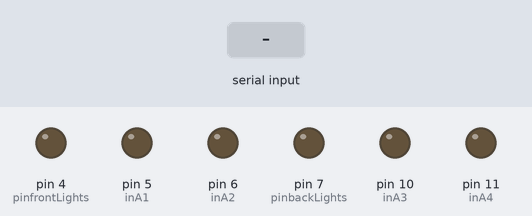
This sketch was run on a simulated Arduino Uno, built with avr-gcc and run on an emulated ATmega328P. Shown: output pins drawn as LEDs (lit = HIGH). The test bench sets the inputs (shaded band).

Above: at 1.2 s.
1.3 s: "L" received over Serial
At 1.7 s:
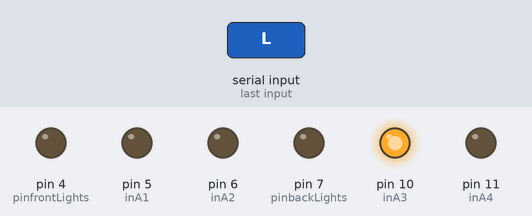
2.8 s: "R" received over Serial
At 4.0 s:
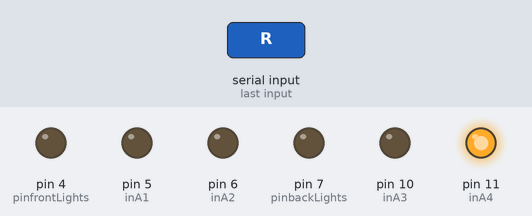
4.3 s: "U" received over Serial
At 5.2 s:
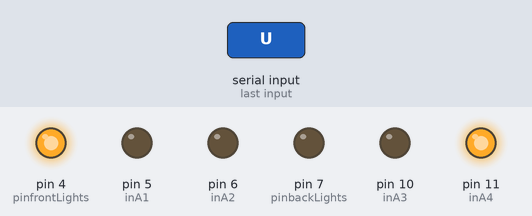
5.8 s: "F" received over Serial
At 6.3 s:
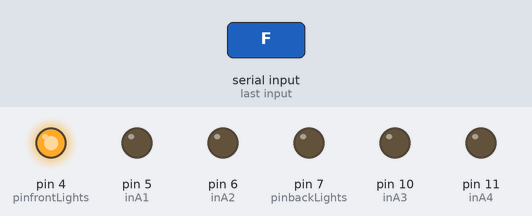
7.3 s: byte 49 ('1') received over Serial
At 8.5 s:
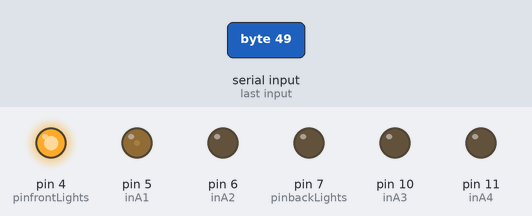
8.8 s: byte 51 ('3') received over Serial
At 9.8 s:
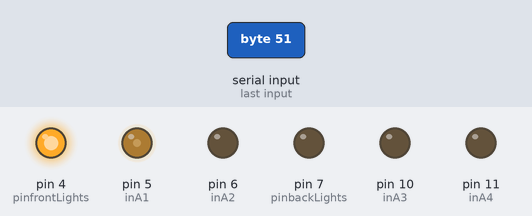
Timing chart, 0 to 11.3 s (numbered marks = the images above; inputs shaded):
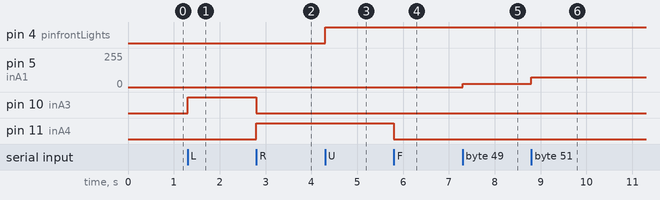

Measured:
- after the input at 1.3 s, pin 10 (inA3): LOW → HIGH at once
- after the input at 2.8 s, pin 10 (inA3): HIGH → LOW at once; pin 11 (inA4): LOW → HIGH at once
- after the input at 4.3 s, pin 4 (pinfrontLights): LOW → HIGH at once
- after the input at 5.8 s, pin 11 (inA4): HIGH → LOW at once
- after the input at 7.3 s, pin 5 (inA1): 0/255 → 25/255 at once
- after the input at 8.8 s, pin 5 (inA1): 25/255 → 75/255 at once

The sketch:

SmartCar.INO
```cpp
/*********************************************  SMART CAR  ********************************************
*                                                                                                     *
*Placa: Arduino UNO R3                                                                                *
*Autor: Aline Siqueira, Aline Xavier, Kenner Gonçalves                                                *
*                                                                                                     *
*Descrição:  Projeto do Smart Car criado com o arduino UNO R3 ponte H e dois motores DC e um          *
*            modulo bluetooth que utiliza o software "arduino bluetooth rc car" para enviar comandos  *
*            via bluetooth para o arduino.                                                            *
*                                                                                                     *
*  Pinos usados para o Módulo Bluetooth:                                                              *
*    1(TX) -> RXD do bluetooth  (Desconectar o bluetooth do arduino quando for fazer o upload)        *
*    0(RX) -> TXD do bluetooth  (Desconectar o bluetooth do arduino quando for fazer o upload)        *
*    Você deve alimentar o módulo bluetooth: Ligue VCC ao Pino 5V e o GND ao GND                      *
*******************************************************************************************************/
char dataIn = 'S'; //Recebe dados vindos do telefone.
//Variaveis de controle dos motores/pino ponte H/pino arduino
int inA1 = 5;
int inA2 = 6;
int inA3 = 10;
int inA4 = 11;
//Variaveis de controle de farois(Não usados nesse projeto devido ao tipo formula um do carro)
int pinfrontLights = 4;    //Pin que ativa as luzes da frente.
int pinbackLights = 7;    //Pin que ativa as luzes traseiras.
//Variaveis de controle
char determinant;         //Usado na função de verificação, armazena o caráter recebido do telefone.
char det;                 //Usado na função loop, armazena o caráter recebido do telefone.
int velocity = 0;    //Armazena a velocidade baseado no character enviada pelo telefone.

void setup()
{
  //************* NOTA: Se estiver usando Bluetooth Mate Silver usar 115200 btu
  //Se estiver usando MDFLY Bluetooth Module uso 9600 btu
  Serial.begin(9600);  //Inicializar a comunicação serial com o módulo Bluetooth em 9600 btu.
  set_motors(0,0,0,0);

  pinMode(pinfrontLights , OUTPUT);
  pinMode(pinbackLights , OUTPUT);
}

void loop()
{
    det = check();
      while (det == 'F')   //Se os dados de entrada é um F, mover para frente
      {
        set_motors(velocity,0,0,0);
        det = check();
      }
      while (det == 'B')   //se os dados de entrada é um B, voltar (move back)
      {
        set_motors(0,velocity,0,0);
        det = check();
      }
      while (det == 'L')   //se os dados de entrada for um L, rodas se movem para a esquerda (move wheels left)
      {
        set_motors(0,0,255,0);
        det = check();
      }
      while (det == 'R')   //se os dados de entrada for um R,rodas se movem para direita (move wheels right)
      {
        set_motors(0,0,0,255);
        det = check();
      }
      while (det == 'I')   //se os dados de entrada é um I, vire à direita e para a frente
      {
        set_motors(velocity,0,0,255);
        det = check();
      }
      while (det == 'J')   //se os dados de entrada é um J, vire à direita para trás
      {
        set_motors(0,velocity,0,255);
        det = check();
      }
      while (det == 'G')   //se os dados de entrada é um G, vire à esquerda e para a frente
      {
        set_motors(velocity,0,255,0);
        det = check();
      }
      while (det == 'H')   //se os dados de entrada é um H, vire à esquerda e para trás
      {
        set_motors(0,velocity,255,0);
        det = check();
      }
      while (det == 'S')   //se os dados de entrada é a S, parar
      {
        set_motors(0,0,0,0);
        det = check();
      }
      while (det == 'U')   //se os dados de entrada é um U, ligar luzes dianteiras
      {
        digitalWrite(pinfrontLights, HIGH);
        det = check();
      }
      while (det == 'u')   //se os dados de entrada é um u, desligar as luzes dianteiras
      {
        digitalWrite(pinfrontLights, LOW);
        det = check();
      }
      while (det == 'W')   //se os dados de entrada é um W, ligar luzes traseiras
      {
        digitalWrite(pinbackLights, HIGH);
        det = check();
      }
      while (det == 'w')   //se os dados de entrada é um w, desligar as luzes traseiras
      {
        digitalWrite(pinbackLights, LOW);
        det = check();
      }
}
int check()//função que verifica os valores passado pelo bluetooth
{
  if (Serial.available() > 0) //Verifica se a porta serial esta disponivel
  {
    dataIn = Serial.read();  //Obtem o caractere enviado pelo telefone e armazená-lo em 'dataIn'.
        if (dataIn == 'F')
        {
          determinant = 'F';
        }
        else if (dataIn == 'B')
        {
          determinant = 'B';
        }
        else if (dataIn == 'L')
        {
          determinant = 'L';
        }
        else if (dataIn == 'R')
        {
          determinant = 'R';
        }
        else if (dataIn == 'I')
        {
          determinant = 'I';
        }
        else if (dataIn == 'J')
        {
          determinant = 'J';
        }
        else if (dataIn == 'G')
        {
          determinant = 'G';
        }
        else if (dataIn == 'H')
        {
          determinant = 'H';
        }
        else if (dataIn == 'S')
        {
          determinant = 'S';
        }
        else if (dataIn == '0')
        {
          velocity = 0;//"velocidade" não precisa ser devolvido.
        }
        else if (dataIn == '1')
        {
          velocity = 25;
        }
        else if (dataIn == '2')
        {
          velocity = 50;
        }
        else if (dataIn == '3')
        {
          velocity = 75;
        }
        else if (dataIn == '4')
        {
          velocity = 100;
        }
        else if (dataIn == '5')
        {
          velocity = 125;
        }
        else if (dataIn == '6')
        {
          velocity = 150;
        }
        else if (dataIn == '7')
        {
          velocity = 175;
        }
        else if (dataIn == '8')
        {
          velocity = 200;
        }
        else if (dataIn == '9')
        {
          velocity = 225;
        }
        else if (dataIn == 'q')
        {
          velocity = 255;
        }
        else if (dataIn == 'U')
        {
          determinant = 'U';
        }
        else if (dataIn == 'u')
        {
          determinant = 'u';
        }
        else if (dataIn == 'W')
        {
          determinant = 'W';
        }
        else if (dataIn == 'w')
        {
          determinant = 'w';
        }
  }
  return determinant;
}
/*Fução que define direção e velocidade para os motores, asegure-se de nunca ligar
*motorA1 e motorA2 ou motorB1 e motorB2 ao mesmo tempo*/
void set_motors(int motorA1, int motorA2, int motorB1, int motorB2){
  analogWrite(inA1, motorA1);
  analogWrite(inA2, motorA2);
  analogWrite(inA3, motorB1);
  analogWrite(inA4, motorB2);
}//fim set_motors
```
